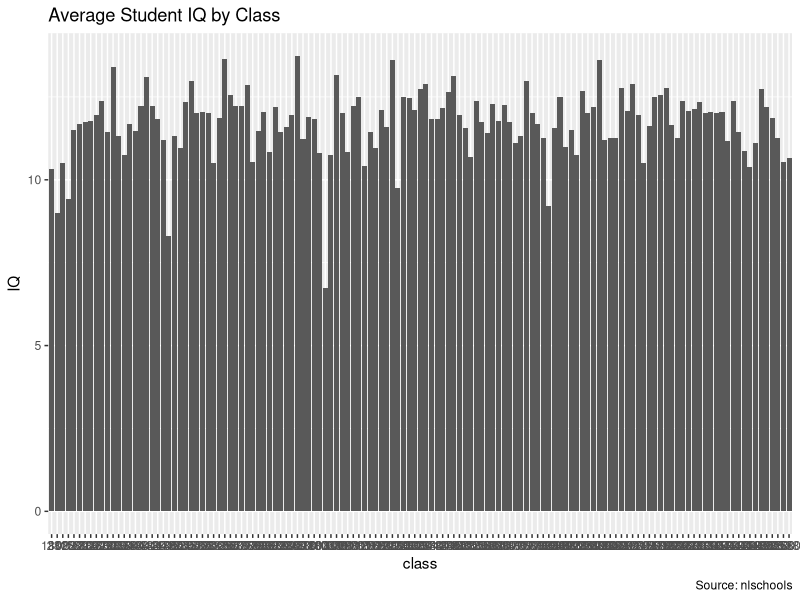
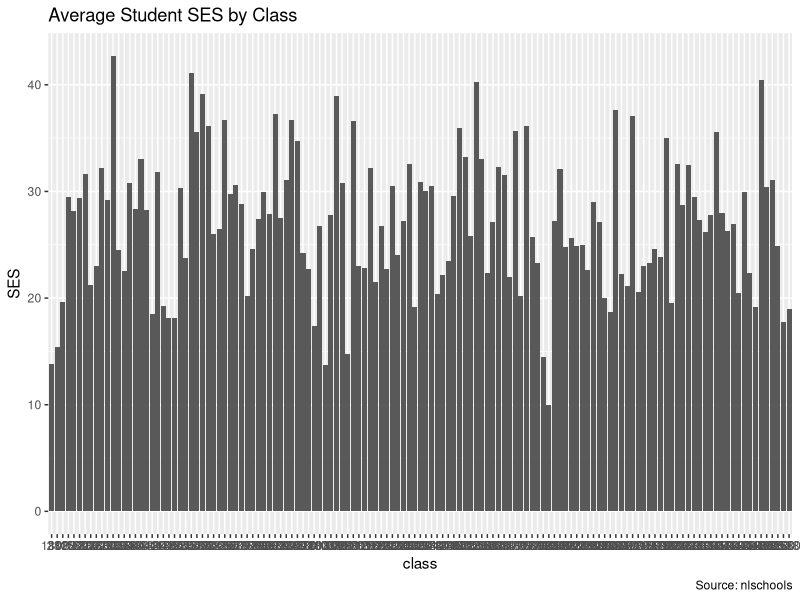

Source code (R) for these figures, in order:
## ---- chunk 1
library("MASS")
library(ggplot2)
library(dplyr)
library(reshape2)
data <- nlschools

#Count the number of rows in the dataset
total.rows <- count(data)

# Average Language Exam
avg.lang <- mean(data$lang)

# Standard Deviation in the Language Exam
sd.lang <- sd(data$lang)

## ---- chunk 2
# Summary
summary <- data %>%
    group_by(class, GS, COMB) %>%
    summarise(avg.lang = mean(lang), avg.iq = mean(IQ), avg.ses = mean(SES))
print(as_tibble(summary), n=133)

# Average Language Exam per class
avg.class.lang <- data %>%
    group_by(COMB) %>%
    summarise(avg.lang = mean(lang), avg.iq = mean(IQ), avg.ses = mean(SES))
print(as_tibble(avg.class.lang), n=100)
## ---- chunk 3
# IQ Discrepancy by Class
sd.class.lang <- data %>%
    group_by(class) %>%
    summarise(sd.iq = sd(IQ), sd.ses = sd(SES), sd.lang = sd(lang))
print(as_tibble(sd.class.lang), n=100)
## ---- chunk 4
# Class name and Average IQ
class.iq <- ggplot(aes(x = class, y = IQ), data = nlschools)
class.iq + 
  stat_summary(fun = "mean", geom = "bar") +
    labs(
       x="class",
       y="IQ",
       title="Average Student IQ by Class", 
       caption="Source: nlschools")
## ---- chunk 5
# language score and verbal IQ
class.ses <- ggplot(aes(x = class, y = SES), data = nlschools)
class.ses + 
  stat_summary(fun = "mean", geom = "bar") +
    labs(
       x="class",
       y="SES",
       title="Average Student SES by Class", 
       caption="Source: nlschools")
